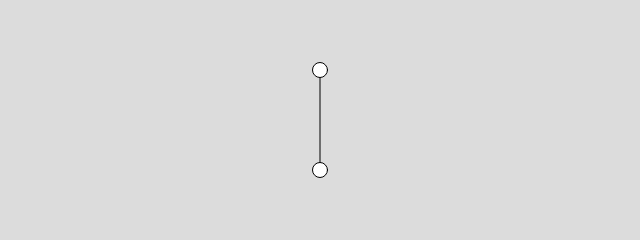
Frame 1 (no input)
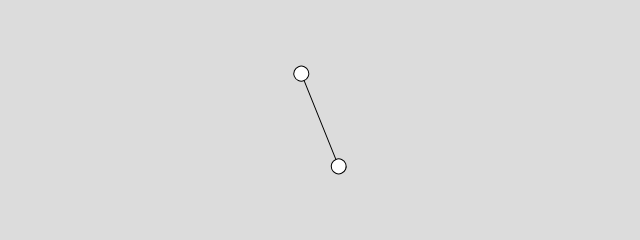
Frame 60 (no input)
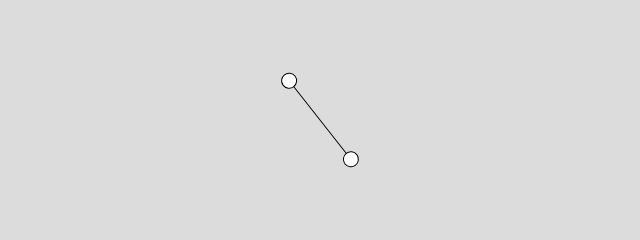
Frame 120 (the mouse pressed at the canvas centre since frame 60)

The p5.js sketch that drew these frames (run headless with seeded random() and noise() and a simulated clock; from frame 60 on, the mouse is pressed at the canvas centre):

// p5.js sketch
// ── sketch.js
let angle = 0;

function setup() {
    createCanvas(640, 240);
}

function draw() {
    background(220);

    translate(width / 2, height / 2);
    rotate(angle);
    line(0, -50, 0, 50);
    circle(0, -50, 15);
    circle(0, 50, 15);

    angle += 0.1;
}
